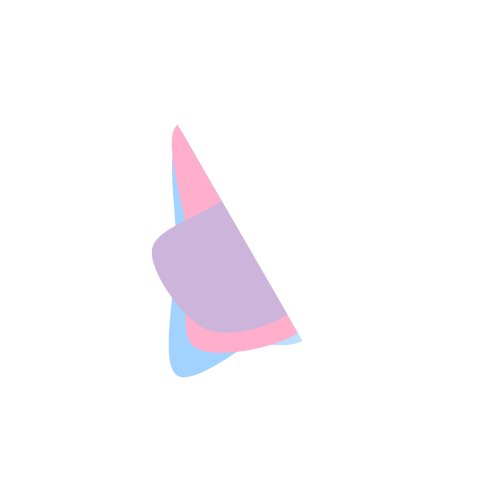
Frame 1 (no input)
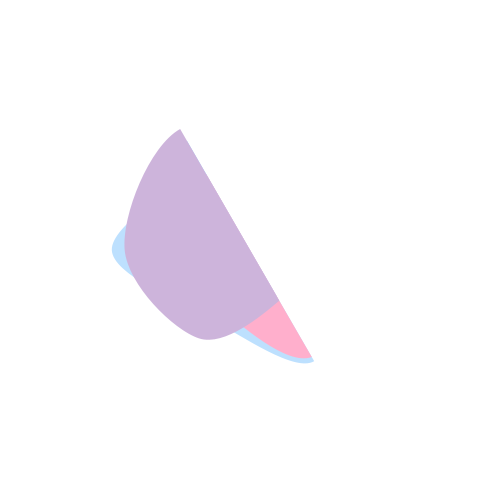
Frame 2 (the mouse pressed at the canvas centre, redrawn once)

The Processing sketch that drew these frames (run headless with seeded random() and noise(); the mouse was pressed at the canvas centre and the sketch redrawn once):

// Processing sketch: image_text_input
// ── image_text_input.pde
// Define the colors
color[] colors = {
  color(162, 210, 255),
  color(189, 224, 254),
  color(255, 175, 204),
  color(205, 180, 219)
};

void setup() {
  size(500, 500);
  noLoop();
  noStroke();
  smooth();
}

void draw() {
  background(255); // White background

  for (int i = 0; i < colors.length; i++) {
    fill(colors[i]);
    beginShape();
    // Generate irregular shapes with fewer vertices to save memory
    for (int j = 0; j < 6; j++) { // Using hexagon-like shapes for simplicity
      float angle = TWO_PI / 6 * j;
      float radius = random(50, 150); // Random radius for irregularity
      float x = width / 2 + cos(angle) * radius;
      float y = height / 2 + sin(angle) * radius;
      curveVertex(x, y);
    }
    endShape(CLOSE);
  }
  
  save("irregularShape.jpg");
}
